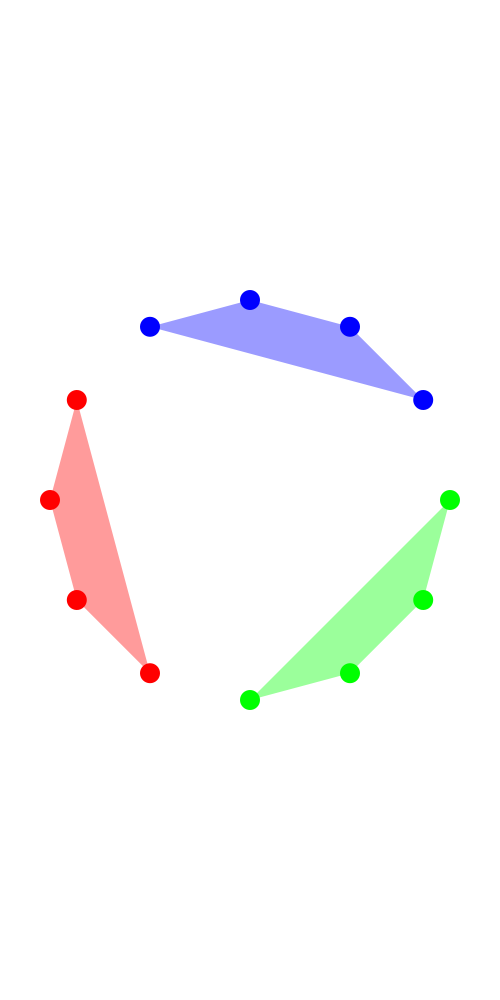
Frame 1 (no input)
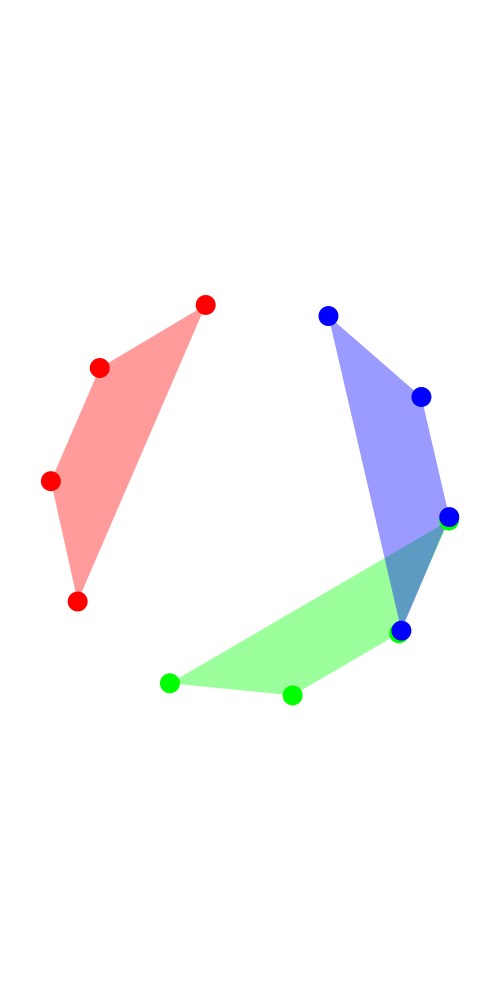
Frame 60 (the mouse pressed at the canvas centre just before this capture)
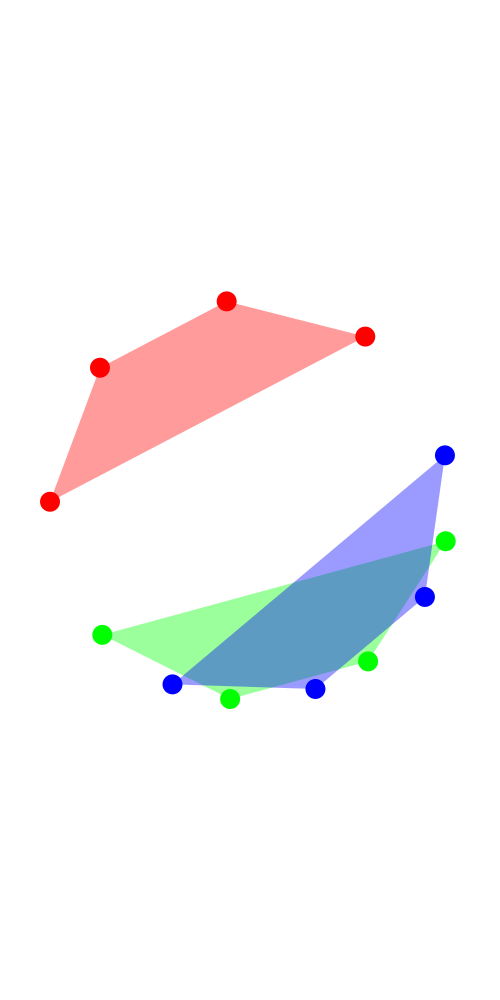
Frame 120 (the mouse held since frame 60 and released just before this capture)

The Processing sketch that drew these frames (run headless with seeded random() and noise(); from frame 60 on, the mouse is pressed at the canvas centre):

// Processing sketch: processing_156231
// ── processing_156231.pde


float theta;
float theta2;
float theta3;
float theta4;
float theta5;
float theta6;
float theta7;
float theta8;
float theta9;
float theta10;
float theta11;
float theta12;
float ang = 0;
float ang2 = 30;
float ang3 = 60;
float ang4 = 90;
float ang5 = 120;
float ang6 = 150;
float ang7 = 180;
float ang8 = 210;
float ang9 = 240;
float ang10 = 270;
float ang11 = 300;
float ang12 = 330;





void setup(){
  size(500, 1000);
  smooth();
  background(255);
}

void draw(){
  background(255);
  theta = radians(ang);
  theta2 = radians(ang2);
  theta3 = radians(ang3);
  theta4 = radians(ang4);
  theta5 = radians(ang5);
  theta6 = radians(ang6);
  theta7 = radians(ang7);
  theta8 = radians(ang8);
  theta9 = radians(ang9);
  theta10 = radians(ang10);
  theta11 = radians(ang11);
  theta12 = radians(ang12);
 
  noStroke();
  fill(0, 255, 0, 100);
  quad(250+200*cos(theta), 500+200*sin(theta),250+200*cos(theta2), 500+200*sin(theta2), 250+200*cos(theta3), 500+200*sin(theta3),250+200*cos(theta4), 500+200*sin(theta4));
  fill(255, 0, 0, 100);
  quad(250+200*cos(theta5), 500+200*sin(theta5),250+200*cos(theta6), 500+200*sin(theta6), 250+200*cos(theta7), 500+200*sin(theta7),250+200*cos(theta8), 500+200*sin(theta8));
  fill(0, 0, 255, 100);
  quad(250+200*cos(theta9), 500+200*sin(theta9),250+200*cos(theta10), 500+200*sin(theta10), 250+200*cos(theta11), 500+200*sin(theta11),250+200*cos(theta12), 500+200*sin(theta12));
  fill(0, 255, 0);
  ellipse(250+200*cos(theta), 500+200*sin(theta), 20, 20);
  ellipse(250+200*cos(theta2), 500+200*sin(theta2), 20, 20);
  ellipse(250+200*cos(theta3), 500+200*sin(theta3), 20, 20);
  ellipse(250+200*cos(theta4), 500+200*sin(theta4), 20, 20);
  fill(255, 0, 0);
  ellipse(250+200*cos(theta5), 500+200*sin(theta5), 20, 20);
  ellipse(250+200*cos(theta6), 500+200*sin(theta6), 20, 20);
  ellipse(250+200*cos(theta7), 500+200*sin(theta7), 20, 20);
  ellipse(250+200*cos(theta8), 500+200*sin(theta8), 20, 20);
  fill(0, 0, 255);
  ellipse(250+200*cos(theta9), 500+200*sin(theta9), 20, 20);
  ellipse(250+200*cos(theta10), 500+200*sin(theta10), 20, 20);
  ellipse(250+200*cos(theta11), 500+200*sin(theta11), 20, 20);
  ellipse(250+200*cos(theta12), 500+200*sin(theta12), 20, 20);
  
  ang += 0.1;
  ang2 += 0.2;
  ang3 += 0.3;
  ang4 += 0.4;
  ang5 += 0.5;
  ang6 += 0.6;
  ang7 += 0.7;
  ang8 += 0.8;
  ang9 += 0.9;
  ang10+= 1;
  ang11 += 1.1;
  ang12 += 1.2;
 
}
  
  
